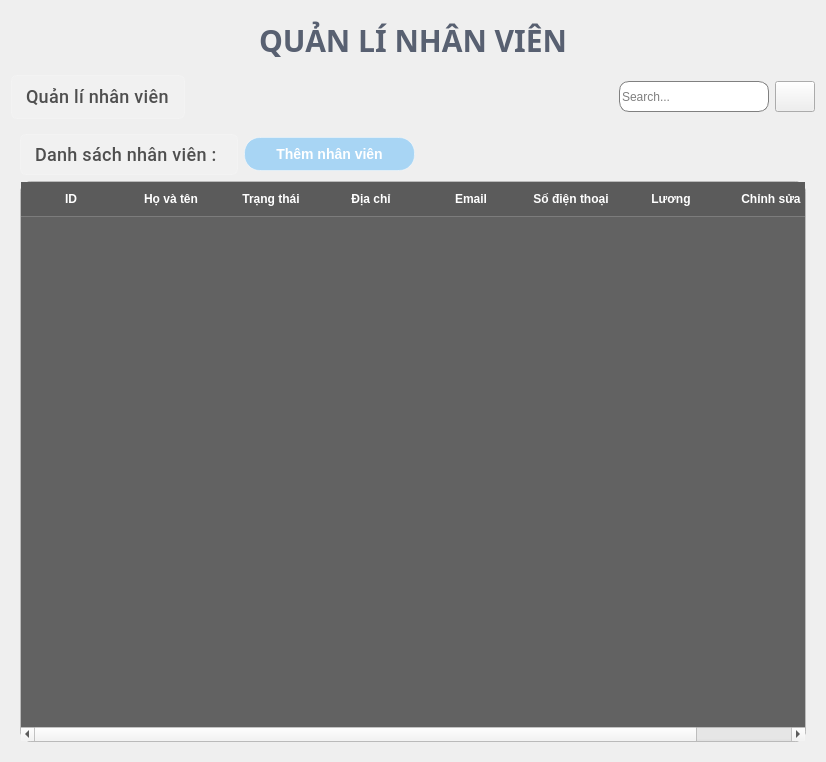
           <widget class="QWidget" name="emp_2">
            <layout class="QGridLayout" name="gridLayout_70">
             <item row="0" column="0">
              <widget class="QLabel" name="label_74">
               <property name="font">
                <font>
                 <family>Segoe UI,Montserrat,sans-serif</family>
                 <pointsize>-1</pointsize>
                 <weight>75</weight>
                 <bold>true</bold>
                </font>
               </property>
               <property name="styleSheet">
                <string notr="true">QLabel {
    color: rgba(60, 70, 90, 0.85); /* Màu chữ xanh đậm sang trọng thay cho nâu vintage */
    font-family: &quot;Segoe UI&quot;, &quot;Montserrat&quot;, sans-serif; /* Font hiện đại thay cho Times New Roman */
    font-weight: bold; /* Giữ nguyên độ đậm */
    font-size: 30px; /* Giữ nguyên kích thước */
    padding: 8px; /* Giữ nguyên padding */
    
    text-align: center; /* Giữ nguyên căn giữa */
    
    /* Thêm các hiệu ứng glassmorphism */

}
</string>
               </property>
               <property name="text">
                <string>QUẢN LÍ NHÂN VIÊN</string>
               </property>
               <property name="alignment">
                <set>Qt::AlignCenter</set>
               </property>
              </widget>
             </item>
             <item row="1" column="0">
              <layout class="QHBoxLayout" name="horizontalLayout_40">
               <item>
                <widget class="QLabel" name="label_75">
                 <property name="font">
                  <font>
                   <family>Segoe UI,Roboto,sans-serif</family>
                   <pointsize>-1</pointsize>
                   <weight>62</weight>
                   <bold>true</bold>
                  </font>
                 </property>
                 <property name="styleSheet">
                  <string notr="true">QLabel {
    color: rgba(50, 50, 50, 0.85); /* Màu chữ đậm nhưng hơi trong suốt */
    font-family: &quot;Segoe UI&quot;, &quot;Roboto&quot;, sans-serif; /* Font hiện đại */
    font-weight: 500; /* Độ đậm vừa phải */
    font-size: 18px; /* Kích thước phù hợp */
    padding: 10px;
    letter-spacing: 0.3px; /* Tăng khoảng cách chữ nhẹ */
    
    text-align: center;
    background-color: rgba(255, 255, 255, 0.1); /* Nền trắng trong suốt */
    border-radius: 6px; /* Bo góc */
    backdrop-filter: blur(5px); /* Hiệu ứng blur đặc trưng của glassmorphism */
    box-shadow: 0 2px 8px rgba(0, 0, 0, 0.07); /* Đổ bóng tinh tế */
    border: 1px solid rgba(255, 255, 255, 0.18); /* Viền trắng trong suốt */
}
</string>
                 </property>
                 <property name="text">
                  <string>Quản lí nhân viên</string>
                 </property>
                </widget>
               </item>
               <item>
                <spacer name="horizontalSpacer_27">
                 <property name="orientation">
                  <enum>Qt::Horizontal</enum>
                 </property>
                 <property name="sizeHint" stdset="0">
                  <size>
                   <width>428</width>
                   <height>20</height>
                  </size>
                 </property>
                </spacer>
               </item>
               <item>
                <layout class="QHBoxLayout" name="horizontalLayout_41">
                 <item>
                  <widget class="QLineEdit" name="lineEdit_7">
                   <property name="minimumSize">
                    <size>
                     <width>131</width>
                     <height>31</height>
                    </size>
                   </property>
                   <property name="styleSheet">
                    <string notr="true">QLineEdit {
background-color:white;
border : 1px solid grey;
border-radius : 10px;
}
QLineEdit:hover{
border : 2px solid #e67e22;
}
</string>
                   </property>
                   <property name="placeholderText">
                    <string>Search...</string>
                   </property>
                  </widget>
                 </item>
                 <item>
                  <widget class="QPushButton" name="pushButton_14">
                   <property name="minimumSize">
                    <size>
                     <width>31</width>
                     <height>31</height>
                    </size>
                   </property>
                   <property name="text">
                    <string/>
                   </property>
                   <property name="icon">
                    <iconset resource="../../../admin/ui/ui_design/resource.qrc">
                     <normaloff>:/icons/icons/search-12-xxl.png</normaloff>:/icons/icons/search-12-xxl.png</iconset>
                   </property>
                  </widget>
                 </item>
                </layout>
               </item>
              </layout>
             </item>
             <item row="2" column="0">
              <widget class="QWidget" name="widget_9" native="true">
               <property name="styleSheet">
                <string notr="true">#widget_3 {
    border: 1px solid rgba(60, 60, 60, 0.8); /* Viền mỏng màu xám đậm */
    border-radius: 8px; /* Bo góc mềm mại hơn */
    box-shadow: 0 2px 10px rgba(0, 0, 0, 0.15); /* Thêm đổ bóng nhẹ */
    background-color: rgba(245, 245, 245, 0.5); /* Nền trắng đục nhẹ */
    padding: 2px; /* Thêm padding nhỏ */
}
</string>
               </property>
               <layout class="QGridLayout" name="gridLayout_71" rowstretch="0" columnstretch="0">
                <item row="0" column="0">
                 <layout class="QGridLayout" name="gridLayout_72">
                  <item row="0" column="0">
                   <layout class="QHBoxLayout" name="horizontalLayout_42">
                    <item>
                     <widget class="QLabel" name="label_76">
                      <property name="minimumSize">
                       <size>
                        <width>201</width>
                        <height>41</height>
                       </size>
                      </property>
                      <property name="font">
                       <font>
                        <family>Segoe UI,Roboto,sans-serif</family>
                        <pointsize>-1</pointsize>
                        <weight>62</weight>
                        <bold>true</bold>
                       </font>
                      </property>
                      <property name="styleSheet">
                       <string notr="true">QLabel {
    color: rgba(50, 50, 50, 0.85); /* Màu chữ đậm nhưng hơi trong suốt */
    font-family: &quot;Segoe UI&quot;, &quot;Roboto&quot;, sans-serif; /* Font hiện đại */
    font-weight: 500; /* Độ đậm vừa phải */
    font-size: 18px; /* Kích thước phù hợp */
    padding: 10px;
    letter-spacing: 0.3px; /* Tăng khoảng cách chữ nhẹ */
    
    text-align: center;
    background-color: rgba(255, 255, 255, 0.1); /* Nền trắng trong suốt */
    border-radius: 6px; /* Bo góc */
    backdrop-filter: blur(5px); /* Hiệu ứng blur đặc trưng của glassmorphism */
    box-shadow: 0 2px 8px rgba(0, 0, 0, 0.07); /* Đổ bóng tinh tế */
    border: 1px solid rgba(255, 255, 255, 0.18); /* Viền trắng trong suốt */
}
</string>
                      </property>
                      <property name="text">
                       <string>Danh sách nhân viên : </string>
                      </property>
                     </widget>
                    </item>
                    <item>
                     <widget class="QPushButton" name="add_employee_btn_2">
                      <property name="minimumSize">
                       <size>
                        <width>171</width>
                        <height>28</height>
                       </size>
                      </property>
                      <property name="styleSheet">
                       <string notr="true">QPushButton {
    background-color: rgba(0, 150, 255, 0.3); /* Nền xanh trong suốt */
    color: white;
    font-weight: bold;
    font-size: 14px;
    border-radius: 16px;
    padding: 8px 16px;
    
    /* Viền sáng */
    border: 1.5px solid rgba(255, 255, 255, 0.4);
    
    /* Đổ bóng - QSS hỗ trợ giới hạn */
    border-style: outset;
    border-width: 1px;
    
    /* Gradient xanh */
}

QPushButton:hover {
    background-color: rgba(30, 170, 255, 0.5); /* Xanh sáng hơn khi hover */
    border: 1.5px solid rgba(255, 255, 255, 0.6);
}

QPushButton:pressed {
    background-color: rgba(0, 120, 200, 0.4);
    border: 1.5px solid rgba(255, 255, 255, 0.3);
    padding-top: 9px; /* Tạo hiệu ứng nhấn xuống */
    padding-left: 17px;
}
</string>
                      </property>
                      <property name="text">
                       <string>Thêm nhân viên</string>
                      </property>
                      <property name="checkable">
                       <bool>true</bool>
                      </property>
                     </widget>
                    </item>
                    <item>
                     <spacer name="horizontalSpacer_28">
                      <property name="orientation">
                       <enum>Qt::Horizontal</enum>
                      </property>
                      <property name="sizeHint" stdset="0">
                       <size>
                        <width>40</width>
                        <height>20</height>
                       </size>
                      </property>
                     </spacer>
                    </item>
                   </layout>
                  </item>
                  <item row="1" column="0">
                   <widget class="QTableWidget" name="table_nhanvien_2">
                    <property name="minimumSize">
                     <size>
                      <width>786</width>
                      <height>561</height>
                     </size>
                    </property>
                    <property name="styleSheet">
                     <string notr="true">/* Tổng thể bảng với phong cách Glassmorphism */
QTableWidget {
    background-color:  rgba(40, 40, 40, 180); /* Nền đen mờ, tăng độ trong suốt */
    border: 1px solid rgba(255, 255, 255, 0.2); /* Viền trắng mờ nhẹ */
    border-radius: 10px; /* Bo góc mềm mại */
    color: #ffffff; /* Chữ trắng để nổi bật */
    font-family: &quot;Arial&quot;, sans-serif;
    font-size: 14px;
	gridline-color: transparent;
}

/* Tiêu đề cột (header) */
QHeaderView::section {
    background-color: rgba(30, 30, 30, 180);
 /* Nền header đen mờ hơn một chút */
    color: #ffffff;
    padding: 8px;
    border: none;
    border-bottom: 1px solid rgba(255, 255, 255, 0.2);
    font-weight: bold;
}

/* Hiệu ứng hover cho tiêu đề */
QHeaderView::section:hover {
    background-color: rgba(0, 0, 0, 0.6); /* Sáng nhẹ khi hover */
    transition: background-color 0.3s ease; /* Hiệu ứng chuyển màu mượt */
}

/* Các ô trong bảng */
QTableWidget::item {
    padding: 8px;
    border: none;
    background-color: transparent;
}

/* Hiệu ứng khi chọn ô */
QTableWidget::item:selected {
    background-color: rgba(66, 165, 245, 0.4); /* Màu xanh dương mờ khi chọn */
    color: #ffffff;
}

/* Hiệu ứng hover cho ô */
QTableWidget::item:hover {
    background-color: rgba(255, 255, 255, 0.1); /* Sáng nhẹ khi rê chuột */
    transition: background-color 0.3s ease; /* Chuyển màu mượt mà */
}

/* Thanh cuộn dọc */
QScrollBar:vertical {
    background: rgba(0, 0, 0, 0.3); /* Nền đen mờ hơn */
    width: 10px;
    margin: 0px;
    border-radius: 5px;
}

QScrollBar::handle:vertical {
    background: linear-gradient(to bottom, rgba(66, 165, 245, 0.6), rgba(30, 136, 229, 0.6)); /* Gradient xanh dương mờ */
    border-radius: 5px;
}

QScrollBar::handle:vertical:hover {
    background: linear-gradient(to bottom, rgba(100, 181, 246, 0.7), rgba(66, 165, 245, 0.7)); /* Sáng hơn khi hover */
    transition: background 0.3s ease;
}

QScrollBar::add-line:vertical,
QScrollBar::sub-line:vertical {
    background: none;
}

QScrollBar::add-page:vertical,
QScrollBar::sub-page:vertical {
    background: none;
}

/* Thanh cuộn ngang */
QScrollBar:horizontal {
    background: rgba(0, 0, 0, 0.3); /* Nền đen mờ hơn */
    height: 10px;
    margin: 0px;
    border-radius: 5px;
}

QScrollBar::handle:horizontal {
    background: linear-gradient(to right, rgba(66, 165, 245, 0.6), rgba(30, 136, 229, 0.6)); /* Gradient xanh dương mờ */
    border-radius: 5px;
}

QScrollBar::handle:horizontal:hover {
    background: linear-gradient(to right, rgba(100, 181, 246, 0.7), rgba(66, 165, 245, 0.7)); /* Sáng hơn khi hover */
    transition: background 0.3s ease;
}

QScrollBar::add-line:horizontal,
QScrollBar::sub-line:horizontal {
    background: none;
}

QScrollBar::add-page:horizontal,
QScrollBar::sub-page:horizontal {
    background: none;
}</string>
                    </property>
                    <column>
                     <property name="text">
                      <string>ID</string>
                     </property>
                    </column>
                    <column>
                     <property name="text">
                      <string>Họ và tên</string>
                     </property>
                    </column>
                    <column>
                     <property name="text">
                      <string>Trạng thái</string>
                     </property>
                    </column>
                    <column>
                     <property name="text">
                      <string>Địa chỉ</string>
                     </property>
                    </column>
                    <column>
                     <property name="text">
                      <string>Email</string>
                     </property>
                    </column>
                    <column>
                     <property name="text">
                      <string>Số điện thoại</string>
                     </property>
                    </column>
                    <column>
                     <property name="text">
                      <string>Lương</string>
                     </property>
                    </column>
                    <column>
                     <property name="text">
                      <string>Chỉnh sửa</string>
                     </property>
                    </column>
                   </widget>
                  </item>
                 </layout>
                </item>
               </layout>
              </widget>
             </item>
            </layout>
            <widget class="QLabel" name="label_73">
             <property name="geometry">
              <rect>
               <x>422</x>
               <y>429</y>
               <width>16</width>
               <height>16</height>
              </rect>
             </property>
             <property name="text">
              <string/>
             </property>
            </widget>
           </widget>
